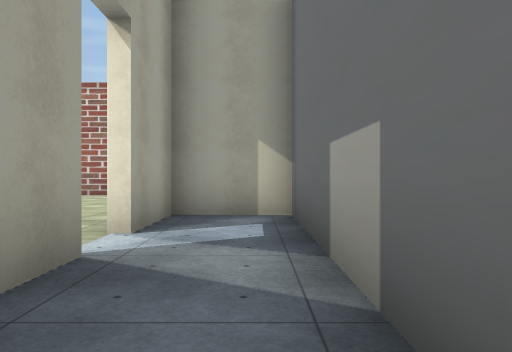
view 1 (above)

24 first-person views from a walk through a Unity game level. The camera is 1.2 m above the floor, looks level and sees 70° across. Doors are open. The floor is counted in squares, 2 m on a side. Each view is taken from the middle of a square. On the plan, view 1 faces up. The plan holds only what a view shows up to about 10 squares ahead; the rest is blank. The place goes on beyond the plan. The player character is not drawn. Some animated figures are not drawn. Some surface patterns are stand-ins.

view 2
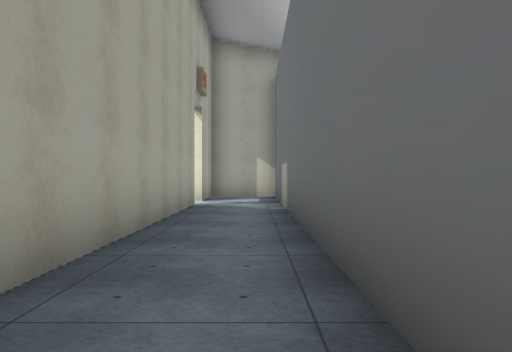

view 3
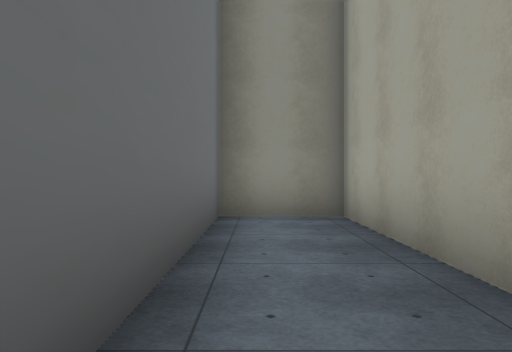

view 4
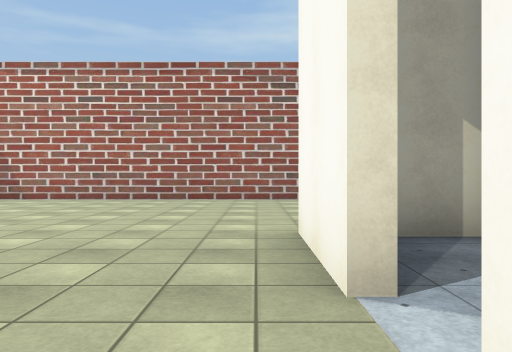

view 5
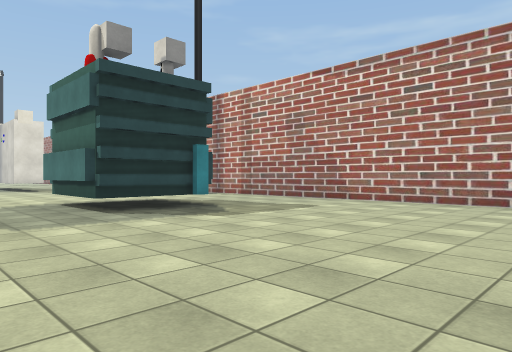

view 6
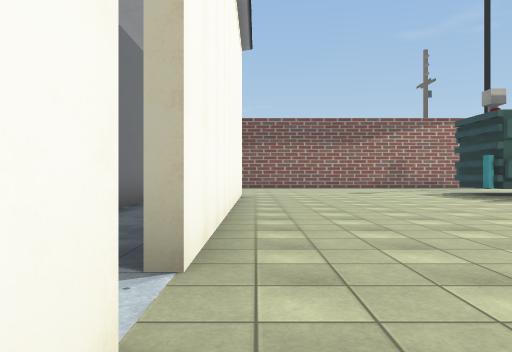

view 7
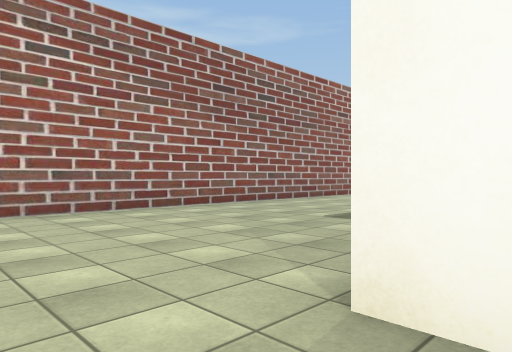

view 8
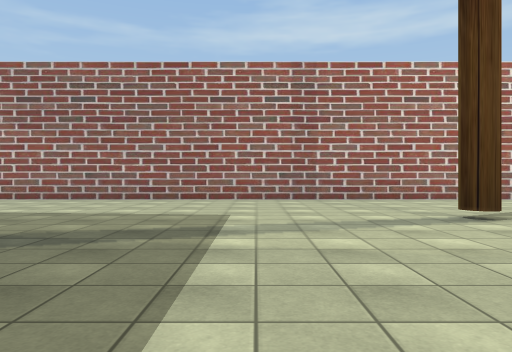

view 9
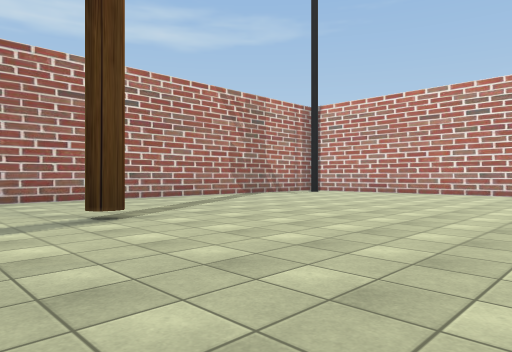

view 10
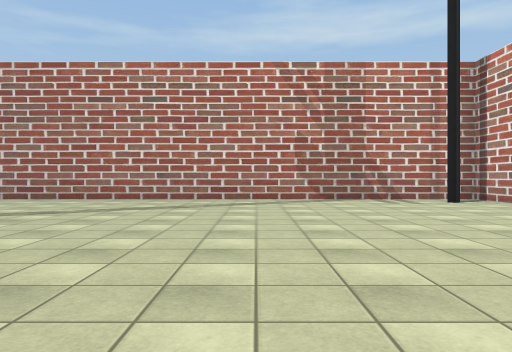

view 11
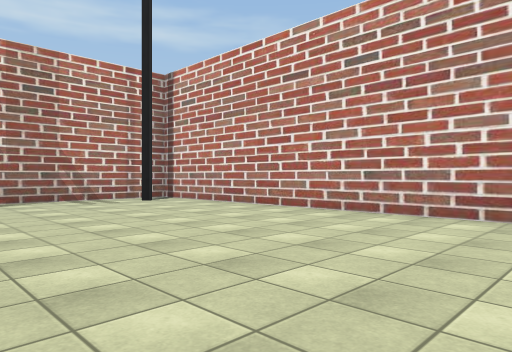

view 12
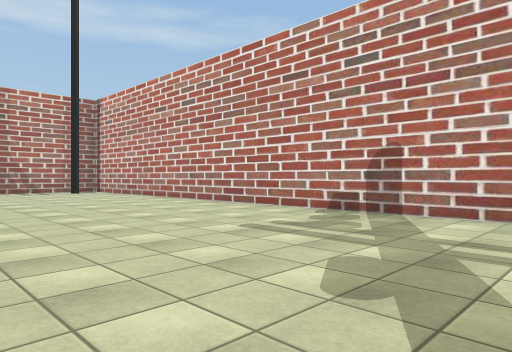

view 13
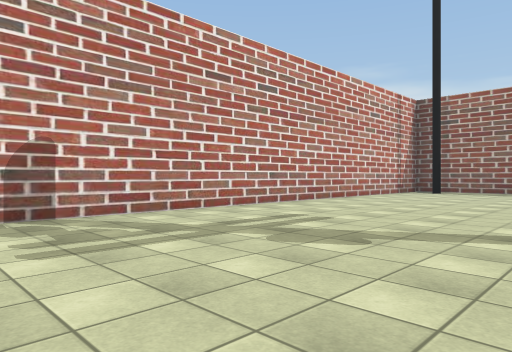

view 14
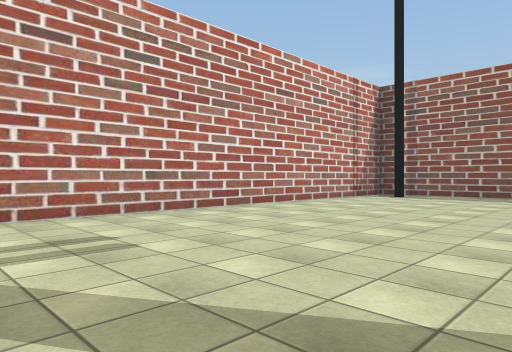

view 15
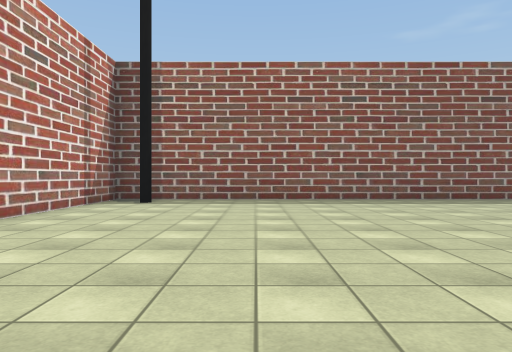

view 16
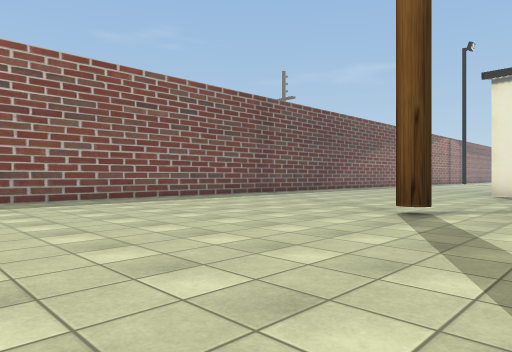

view 17
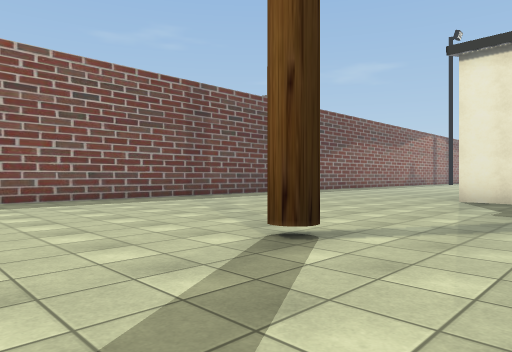

view 18
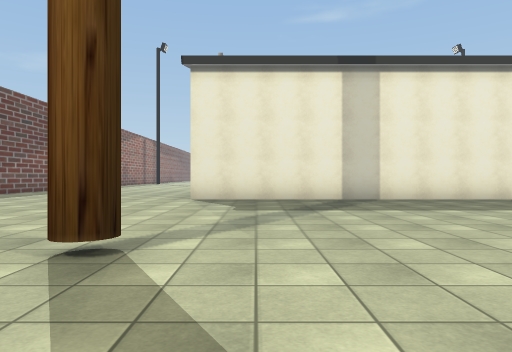

view 19
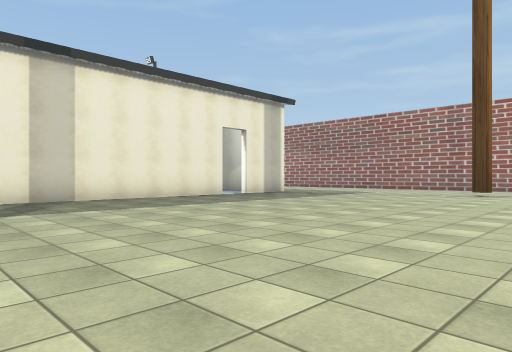

view 20
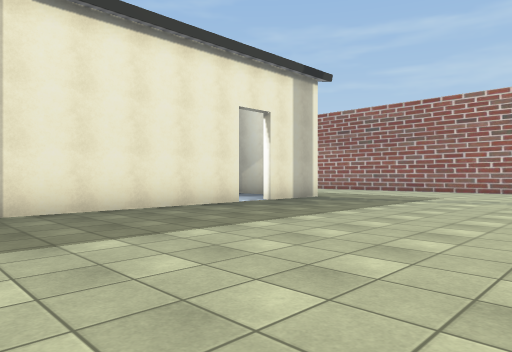

view 21
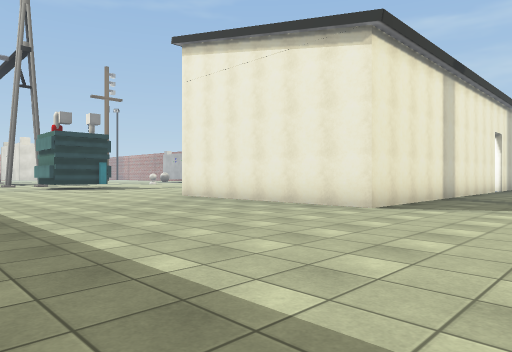

view 22
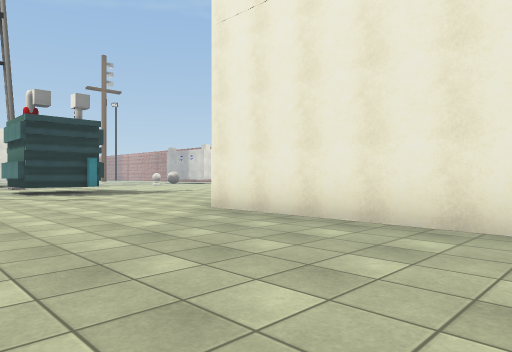

view 23
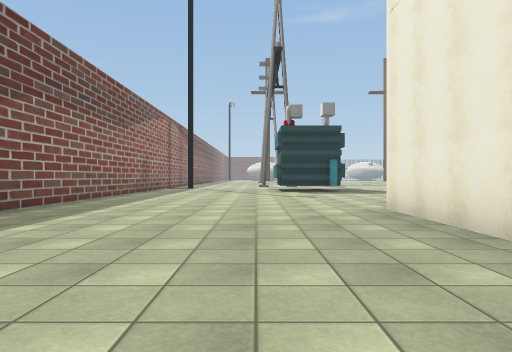

view 24
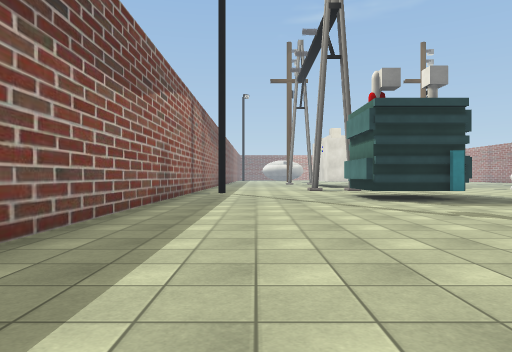

### Floor plan
Points are (right, up) in squares from view 1. A wall is a line through its corners. A room is listed if a view was taken in it or the views show most of it. See-through windows are left out.
Room 1 (views 1, 2, 3)
walls: (-1.3, 2.8) (-1.3, -6.4) (0.5, -6.4) (0.5, 5.6) (-1.3, 5.6) (-1.3, 3.8)
ways out: open door at (-1.5, 3.5) to room 2
Room 2 (views 4, 5, 6, 7, 8, 9, 10, 11, 12, 13, 14, 15, 16, 17, 18, 19, 20, 21, 22, 23, 24)
walls: (4.7, 2.8) (4.7, -6.7) (-1.6, -6.7); (4.7, 4.9) (4.7, 3.8); (-1.6, -4.9) (-1.6, 2.8); (-1.6, 3.8) (-1.6, 5.9); (9, -13.2) (21.6, -13.2) (21.6, 11.2) (-9, 11.2); (-10, -13.2) (-1, -13.2)
ways out: open door at (-1.5, 3.5) to room 1; open door at (5, 3.5)
objects: other object (-10, -8) to (-9, -6); other object (-10, 6) to (-9, 8)

Positions as (right, up) in squares from view 1, and headings:
1: (0, 0), facing up
2: (0, -5), facing up
3: (0, -1), facing down
4: (-2, 2), facing up
5: (-3, 3), facing up-left
6: (-2, 5), facing down
7: (-3, 5), facing up-right
8: (8, 2), facing up
9: (9, 2), facing up-right
10: (16, 2), facing up
11: (16, 2), facing up-right
12: (16, -3), facing up-right
13: (16, 1), facing down-right
14: (16, -2), facing down-right
15: (18, -4), facing down
16: (17, -4), facing down-left
17: (14, -4), facing down-left
18: (14, -5), facing left
19: (14, -5), facing up-left
20: (11, -3), facing up-left
21: (8, -13), facing up-left
22: (4, -11), facing up-left
23: (5, -9), facing left
24: (0, -11), facing left
